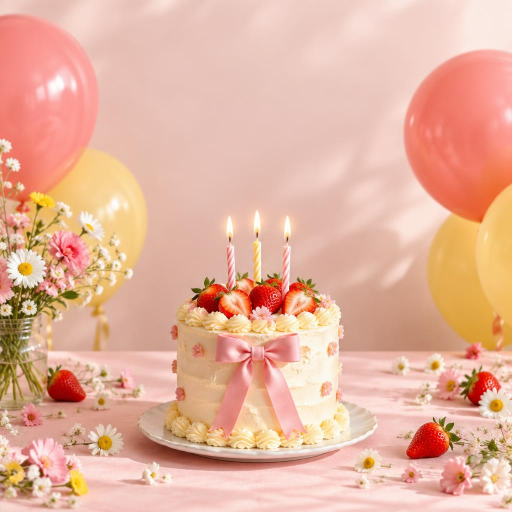
#> input picture genai/src/assets/birthday.jpg, 1024 x 1024 px (shown at 1/2 size)
$ python check_art.py ../genai/src/assets/birthday.jpg
#> lines starting #> are read from the running program, lines starting #| are printed output that depends on the picture
# /// script
# requires-python = ">=3.11"
# dependencies = ["pillow>=11"]
# ///
"""v1.H — automatic art check before visual review.

Flags the failure modes seen in batch 3 (2026-11-06):
  band  — a flat, uniform strip along the top edge (the model drew a border /
          colour band despite "no borders"). The text sits near the top, so a
          band shows behind it.
  busy  — too much detail in the text zone (window bars, branches): the
          title is set centred at y≈155–270 of a 1080 square (top placement)
          or just above the signature (bottom placement).
  glare — a bright spot (moon, lamp) in a dark text zone: the light text
          collides with it.

Usage:
  uv run scripts/check_art.py <image> [<image> …]   # prints ✓ / ✗ per file
  (also imported by scripts/gen_batch.py)
"""

import sys
from pathlib import Path

from PIL import Image, ImageFilter, ImageStat

SIZE = 540                      # analyse at half of 1080 (fast, same geometry)
ZONES = {"top": (45, 50, 495, 175), "bottom": (45, 360, 495, 470)}  # x0, y0, x1, y1 at SIZE
# Calibrated 2026-11-06: accepted arts max 7.3 (misty-forest); batch-3 rejects 11.1 (rain-mugs bars), 14.2 (swing branch).
BUSY_MAX = 9.0
# Glare: zone median below DARK and ≥ GLARE_PX pixels above BRIGHT (stars are single, dimmer pixels).
DARK, BRIGHT, GLARE_PX = 100, 215, 25
BAND_MIN_ROWS = 6               # ≥ ~1% of height
BAND_ROW_STD = 3.0              # a band row is (almost) one colour across its width
BAND_EDGE = 18.0                # brightness jump where the band ends


def square(im: Image.Image) -> Image.Image:
    side = min(im.size)
    left, top = (im.width - side) // 2, (im.height - side) // 2
    return im.crop((left, top, left + side, top + side)).resize((SIZE, SIZE), Image.LANCZOS)


def band_rows(gray: Image.Image) -> int:
    """Rows from the top that form a flat band ending in a sharp edge; 0 if none."""
    rows = 0
    for y in range(SIZE // 5):
        if ImageStat.Stat(gray.crop((0, y, SIZE, y + 1))).stddev[0] > BAND_ROW_STD:
            break
        rows += 1
    if rows < BAND_MIN_ROWS or rows >= SIZE // 5:
        return 0
    above = ImageStat.Stat(gray.crop((0, rows - 3, SIZE, rows))).mean[0]
    below = ImageStat.Stat(gray.crop((0, rows + 2, SIZE, rows + 5))).mean[0]
    return rows if abs(above - below) >= BAND_EDGE else 0


def busyness(gray: Image.Image, zone: tuple[int, int, int, int]) -> float:
    edges = gray.filter(ImageFilter.GaussianBlur(1)).filter(ImageFilter.FIND_EDGES)
    return ImageStat.Stat(edges.crop(zone)).mean[0]


def glare(gray: Image.Image, zone: tuple[int, int, int, int]) -> int:
    crop = gray.crop(zone)
    if ImageStat.Stat(crop).median[0] >= DARK:
        return 0
    return sum(crop.histogram()[BRIGHT:])


def check(path: Path, placement: str | None = None) -> tuple[bool, str]:
    gray = square(Image.open(path).convert("RGB")).convert("L")
    zone = ZONES["bottom" if placement == "bottom" else "top"]
    problems = []
    if rows := band_rows(gray):
        problems.append(f"flat band at top ({rows * 1080 // SIZE}px)")
    if (b := busyness(gray, zone)) > BUSY_MAX:
        problems.append(f"busy text zone ({b:.1f} > {BUSY_MAX})")
    if (g := glare(gray, zone)) >= GLARE_PX:
        problems.append(f"bright spot in text zone ({g}px)")
    return (not problems, "; ".join(problems) or f"ok (busy {b:.1f})")


def main() -> None:
    if len(sys.argv) < 2:
        sys.exit("usage: uv run scripts/check_art.py <image> [<image> …]")
    bad = 0
    for arg in sys.argv[1:]:
        ok, why = check(Path(arg))
#> in square, `side = min(im.size)`: side = 1024
#> in square, `left, top = (im.width - side) // 2, (im.height - side) // 2`: left = 0
#> in square, `return im.crop((left, top, left + side, top + side)).resize((SIZE, SIZ..`:
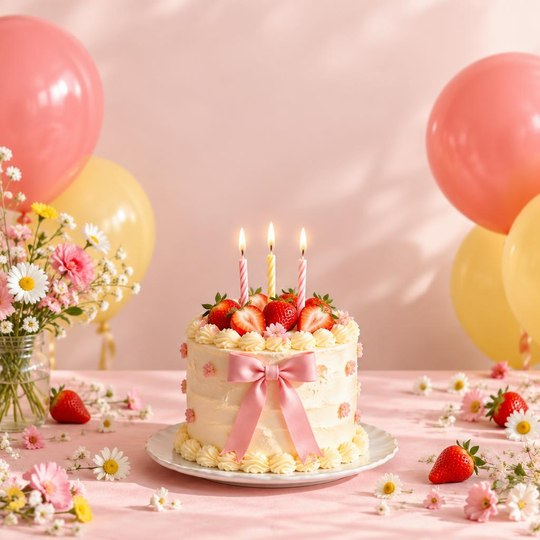
#> returned value: PIL image 540x540 RGB; mean R, G, B 229.6, 179, 157.2
#> in check, `gray = square(Image.open(path).convert("RGB")).convert("L")`:
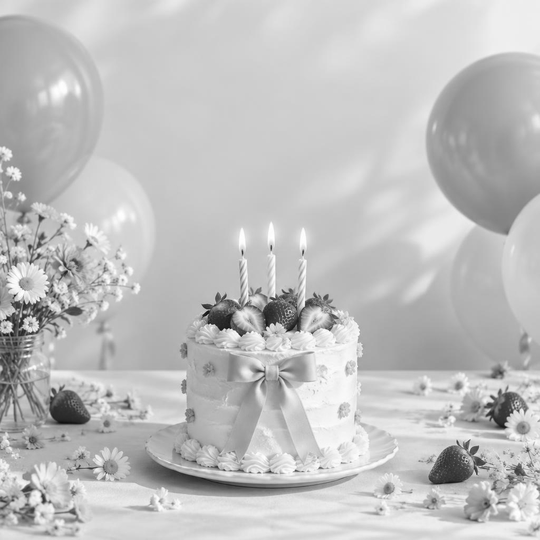
#> gray: PIL image 540x540 L; min 12, max 255, mean 191.6
#> in busyness, `edges = gray.filter(ImageFilter.GaussianBlur(1)).filter(ImageFilter.FI..`:
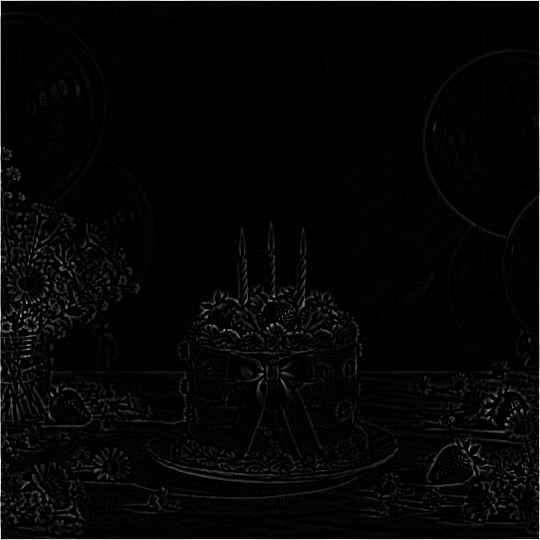
#> edges: PIL image 540x540 L; min 0, max 240, mean 5.5
#> in glare, `crop = gray.crop(zone)`:
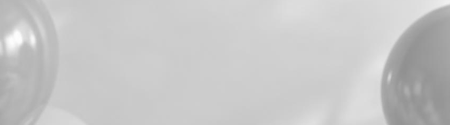
#> crop: PIL image 450x125 L; min 144, max 253, mean 199.1
        bad += not ok
        print(f"{'✓' if ok else '✗'} {Path(arg).name}  {why}", flush=True)
    sys.exit(1 if bad else 0)
#> (the program exits here)

$ run again, on genai/src/assets/islamic.jpg
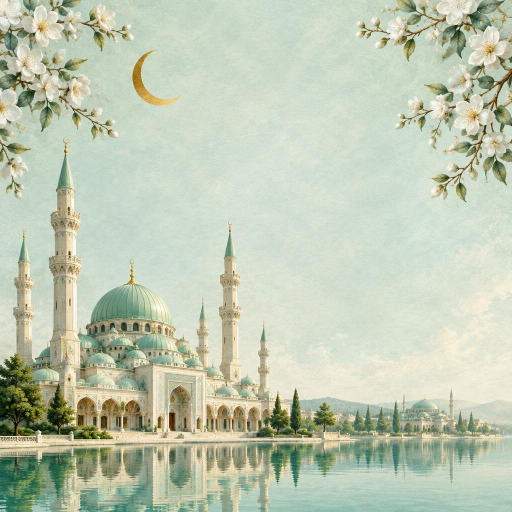
#> input picture genai/src/assets/islamic.jpg, 1024 x 1024 px (shown at 1/2 size)
#> side = 1024
#> left = 0
#> in check, `gray = square(Image.open(path).convert("RGB")).convert("L")`:
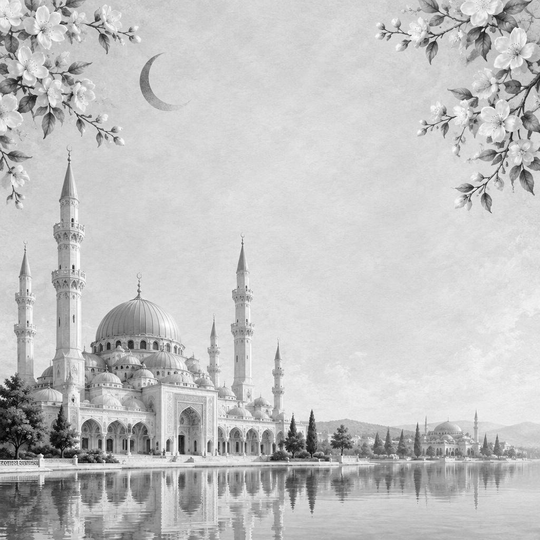
#> gray: PIL image 540x540 L; min 0, max 254, mean 195.1
#> in glare, `crop = gray.crop(zone)`:
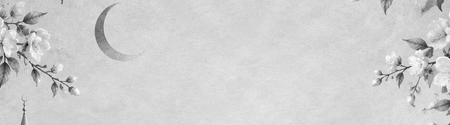
#> crop: PIL image 450x125 L; min 19, max 254, mean 207.5

$ run again, on genai/src/assets/morning-flowers.jpg
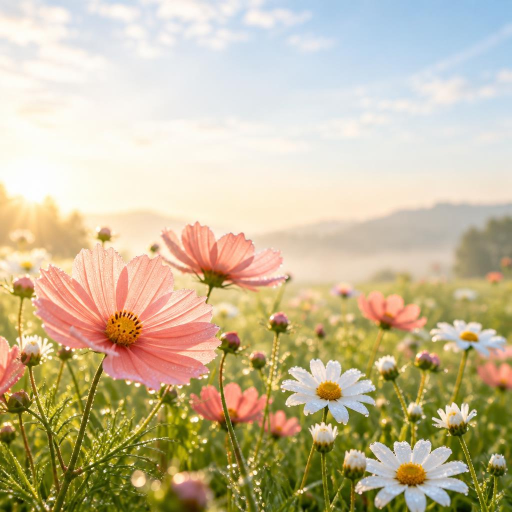
#> input picture genai/src/assets/morning-flowers.jpg, 1024 x 1024 px (shown at 1/2 size)
#> side = 1024
#> left = 0
#> in check, `gray = square(Image.open(path).convert("RGB")).convert("L")`:
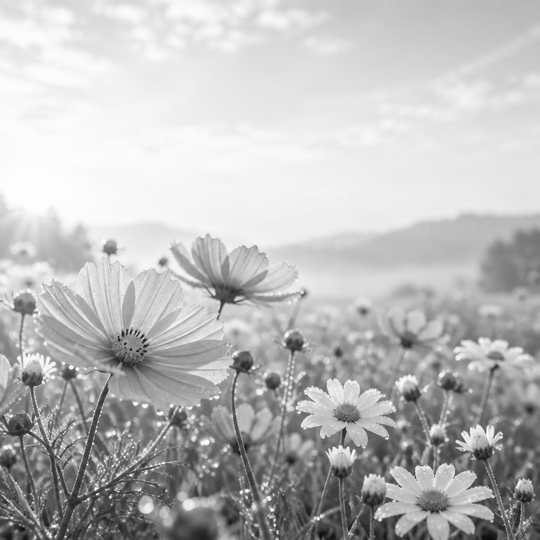
#> gray: PIL image 540x540 L; min 9, max 254, mean 187.1
#> in glare, `crop = gray.crop(zone)`:
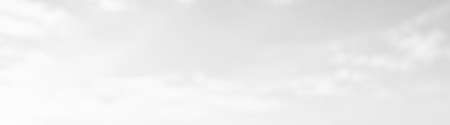
#> crop: PIL image 450x125 L; min 201, max 253, mean 235.7
